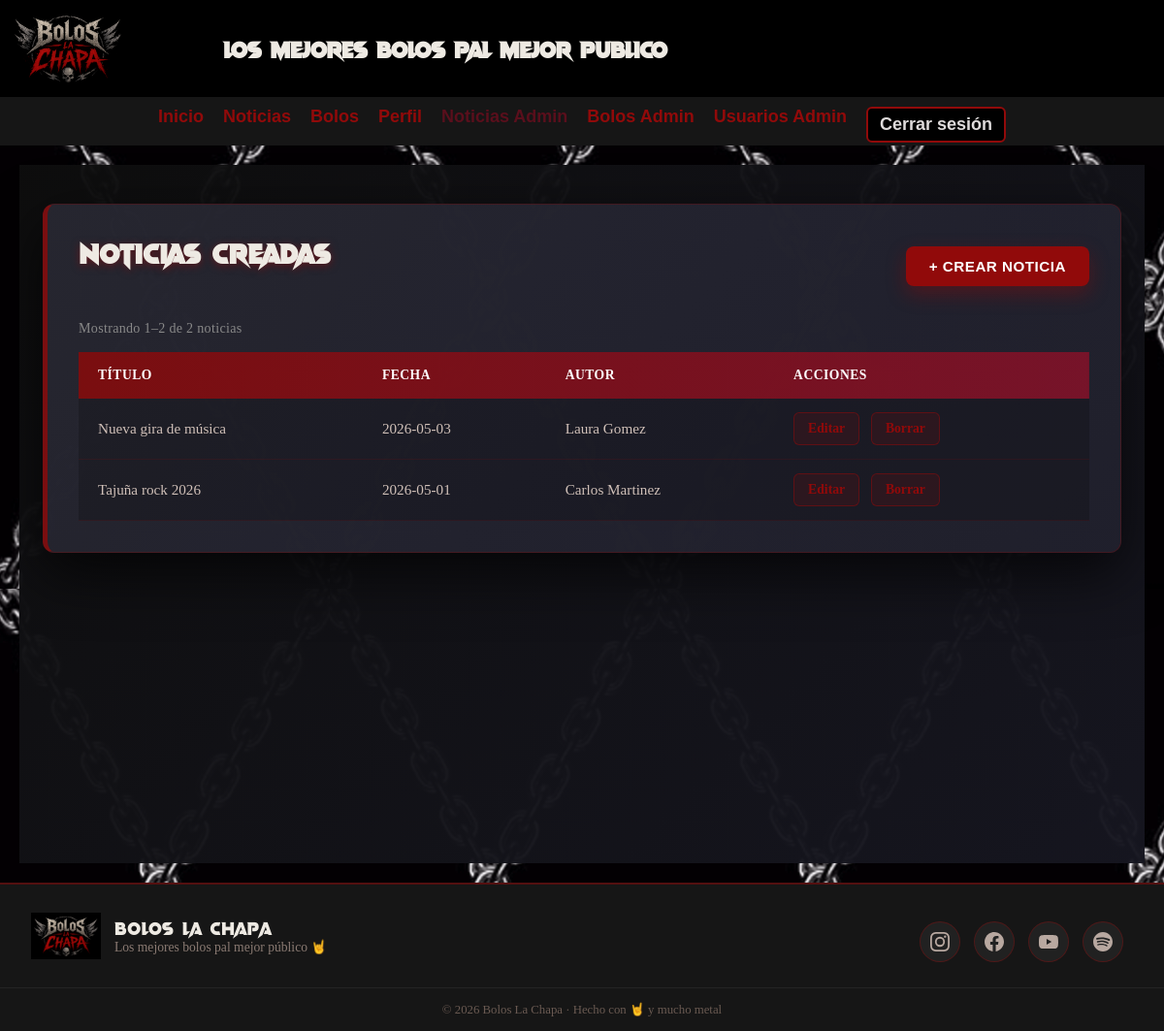
/php/admin/noticiasAdmin.php (signed in), run on the app's committed database.
### tables this page shows
CREATE TABLE noticias (
    idNoticia INT(11) NOT NULL AUTO_INCREMENT,
    titulo VARCHAR(200) NOT NULL,
    imagen VARCHAR(255) NOT NULL,
    texto TEXT NOT NULL,
    fecha DATE NOT NULL,
    idUser INT(11) NOT NULL,
    PRIMARY KEY (idNoticia),
    UNIQUE KEY titulo (titulo),
    KEY fk_noticia_user (idUser),
    CONSTRAINT fk_noticia_user FOREIGN KEY (idUser) REFERENCES users_data (idUser) ON DELETE CASCADE ON UPDATE CASCADE
);

CREATE TABLE users_data (
    idUser INT(11) NOT NULL AUTO_INCREMENT,
    nombre VARCHAR(100) NOT NULL,
    apellidos VARCHAR(150) NOT NULL,
    email VARCHAR(150) NOT NULL,
    telefono VARCHAR(20) NOT NULL,
    fecha_nacimiento DATE NOT NULL,
    direccion VARCHAR(255) DEFAULT NULL,
    sexo ENUM('Hombre','Mujer','Otro') DEFAULT NULL,
    PRIMARY KEY (idUser),
    UNIQUE KEY email (email)
);

### includes/models/Noticias.php (called while the page is built, shortened)
<?php
class Noticias
{
    public static function getAllConTotal(int $pagina, int $porPagina): array
    {
        $db = Database::connect();
        $stmt = $db->prepare(
            'SELECT COUNT(*) AS total FROM noticias'
        );
        $stmt->execute();
        $total = (int) $stmt->get_result()->fetch_assoc()['total'];
        $offset = ($pagina - 1) * $porPagina;
        $stmt = $db->prepare(
            'SELECT n.idNoticia, n.titulo, n.imagen, n.texto, n.fecha,
                    u.nombre, u.apellidos
             FROM noticias n
             LEFT JOIN users_data u ON n.idUser = u.idUser
             ORDER BY n.fecha DESC
             LIMIT ? OFFSET ?'
        );
        $stmt->bind_param('ii', $porPagina, $offset);
        $stmt->execute();
        return [
            'total'    => $total,
            'noticias' => $stmt->get_result()->fetch_all(MYSQLI_ASSOC),
        ];
    }
}

### php/admin/noticiasAdmin.php (the view, shortened to what this page needs)
<?php
$porPagina = 8;
$paginaActual = max(1, (int) ($_GET['pag'] ?? 1));
$resultado = Noticias::getAllConTotal($paginaActual, $porPagina);
$noticias = $resultado['noticias'];
$totalNoticias = $resultado['total'];
$totalPaginas = max(1, (int) ceil($totalNoticias / $porPagina));
$paginaActual = min($paginaActual, $totalPaginas);
?>
<!DOCTYPE html>
<html lang="es">
<head>
<link rel="stylesheet" href="../../estilos/admin.css">
</head>
<body>
<header>
<img class="logo" src="../../imagenes/LogoBolosLaChapa.png" alt="Logo">
<h2 class="tituloPrincipal">LOS MEJORES BOLOS PAL MEJOR PUBLICO</h2>
</header>
<?php
    include("../partials/navBar.php");
?>
<main class="mainAdmin">
<div class="panelAdmin panelAdminTabla">
<div class="encabezadoNoticiasAdmin">
    <h2 class="h2Main">Noticias creadas</h2>
    <button type="button" class="btnCrearModal" id="btnAbrirModal">+ Crear noticia</button>
</div>
<?php if ($totalNoticias > 0): ?>
    <p class="infoPaginacion">
        <?php
            $desde = ($paginaActual - 1) * $porPagina + 1;
            $hasta = min($paginaActual * $porPagina, $totalNoticias);
            echo "Mostrando {$desde}–{$hasta} de {$totalNoticias} noticias";
        ?>
    </p>
<?php endif; ?>
<div class="tablaWrap">
<table class="tablaConciertos">
<tr>
<th>Título</th>
<th>Fecha</th>
<th>Autor</th>
<th>Acciones</th>
</tr>
<?php foreach($noticias as $fila){ ?>
<tr>
<td><?php echo htmlspecialchars($fila['titulo']); ?></td>
<td><?php echo htmlspecialchars($fila['fecha']); ?></td>
<td><?php echo htmlspecialchars(($fila['nombre'] ?? '') . ' ' . ($fila['apellidos'] ?? '')); ?></td>
<td class="tablaAdminAccion">
<a href="?editar=<?php echo (int) $fila['idNoticia']; ?>">Editar</a>
<a href="?borrar=<?php echo (int) $fila['idNoticia']; ?>">Borrar</a>
</td>
</tr>
<?php } ?>
</table>
</div>
</div>
</main>
<?php include("../partials/footer.php"); ?>
</body>
</html>

### estilos/admin.css (style rules this page uses)
.mainAdmin { flex: 1; display: flex; flex-direction: column; gap: 32px; padding: 40px 24px; background: linear-gradient(135deg, rgba(14, 14, 14, 0.97) 0%, rgba(22, 22, 32, 0.97) 100%); min-height: calc(100vh - 80px); }
.panelAdmin { background: linear-gradient(135deg, rgba(40, 40, 50, 0.95) 0%, rgba(32, 32, 45, 0.95) 100%); border: 1px solid rgba(145, 10, 10, 0.3); border-left: 5px solid rgba(145, 10, 10, 0.8); border-radius: 12px; padding: 32px; color: white; box-shadow: 0 20px 60px rgba(0, 0, 0, 0.7); }
.panelAdminFormulario, .panelAdminTabla { margin: 0; }
.panelAdmin .h2Main { font-family: "VampireWars", sans-serif; font-size: 1.8em; color: rgb(238, 234, 227); margin: 0 0 28px 0; letter-spacing: 1px; text-transform: uppercase; text-shadow: 0 2px 8px rgba(145, 10, 10, 0.5); }
.tablaWrap { overflow-x: auto; }
.tablaConciertos { width: 100%; border-collapse: collapse; background: rgba(0, 0, 0, 0.2); }
.tablaConciertos thead, .tablaConciertos tr:first-child { background: linear-gradient(90deg, rgba(145, 10, 10, 0.8), rgba(180, 15, 45, 0.6)); }
.tablaConciertos th { padding: 16px 20px; text-align: left; color: white; font-weight: 700; text-transform: uppercase; font-size: 0.85em; letter-spacing: 0.5px; border: none; }
.tablaConciertos td { padding: 14px 20px; border-bottom: 1px solid rgba(145, 10, 10, 0.15); color: #d0c0b8; font-size: 0.95em; }
.tablaAdminAccion { white-space: nowrap; color: #b8a8a0; }
.tablaAdminAccion a { display: inline-block; padding: 8px 14px; border-radius: 6px; border: 1px solid rgba(145, 10, 10, 0.5); background: rgba(145, 10, 10, 0.15); color: rgb(145, 10, 10); text-decoration: none; font-weight: 600; font-size: 0.9em; transition: all 0.25s ease; }
.tablaAdminAccion a + a { margin-left: 8px; }
.encabezadoNoticiasAdmin { display: flex; justify-content: space-between; align-items: center; gap: 20px; margin-bottom: 24px; flex-wrap: wrap; }
.btnCrearModal { padding: 12px 24px; background: linear-gradient(135deg, rgb(145, 10, 10) 0%, rgb(145, 10, 10) 100%); color: white; border: none; border-radius: 8px; font-weight: 700; text-transform: uppercase; letter-spacing: 0.5px; cursor: pointer; transition: all 0.3s ease; white-space: nowrap; font-size: 0.95em; box-shadow: 0 8px 20px rgba(145, 10, 10, 0.4); }

### estilos/estilos.css (style rules this page uses)
:root { --color-acento: rgb(145, 10, 10); --color-acento-oscuro: #5a0f1c; --color-acento-suave: rgba(145, 10, 10, 0.4); --color-acento-medio: rgba(145, 10, 10, 0.2); --color-texto-principal: rgb(238, 234, 227); }
* { margin: 0; padding: 0; box-sizing: border-box; }
header { background-color: #000000; color: white; height: 100px; padding: 10px; text-align: center; display: flex; justify-content: flex-start; align-items: center; }
body { background-image: url("../imagenes/fondoCadenas.PNG"); background-repeat: repeat; background-position: top left; background-color: black; min-height: 100vh; display: flex; flex-direction: column; }
main { padding: 20px; background-color: rgba(16, 16, 16, 0.9); margin: 20px; color: white; }
.logo { height: 80px; width: auto; margin-right: 100px; }
.tituloPrincipal { font-family: "vampireWars", sans-serif; color: rgb(238, 234, 227); }
.h2Main { text-align: center; margin-bottom: 20px; font-family: "vampireWars", sans-serif; color: rgb(238, 234, 227); }
.infoPaginacion { color: #888; font-size: 0.88em; margin: 0 0 16px 0; letter-spacing: 0.3px; }

### data on the page
noticias: titulo "Nueva gira de música", fecha "2026-05-03", idUser.apellidos "Laura Gomez"
noticias: titulo "Tajuña rock 2026", fecha "2026-05-01", idUser.apellidos "Carlos Martinez"

### other printed values
$desde "1"
$hasta "2"
$totalNoticias "2"
